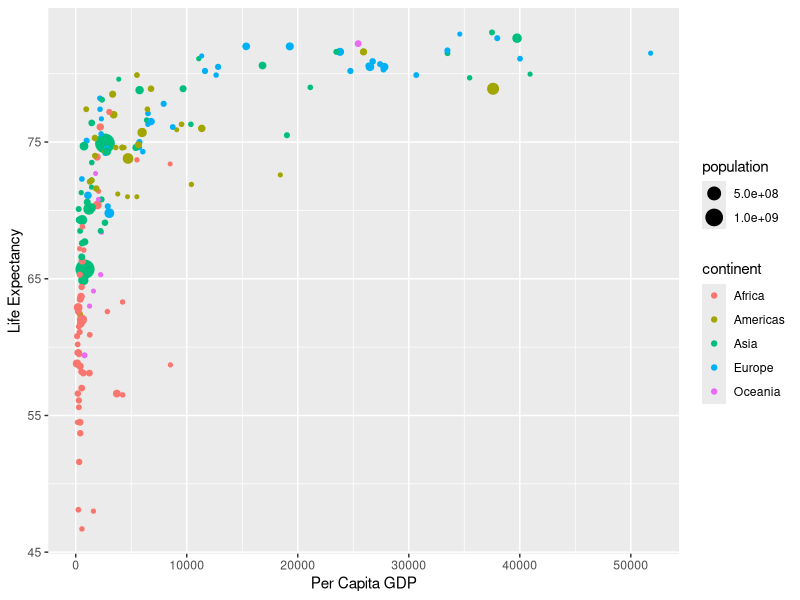
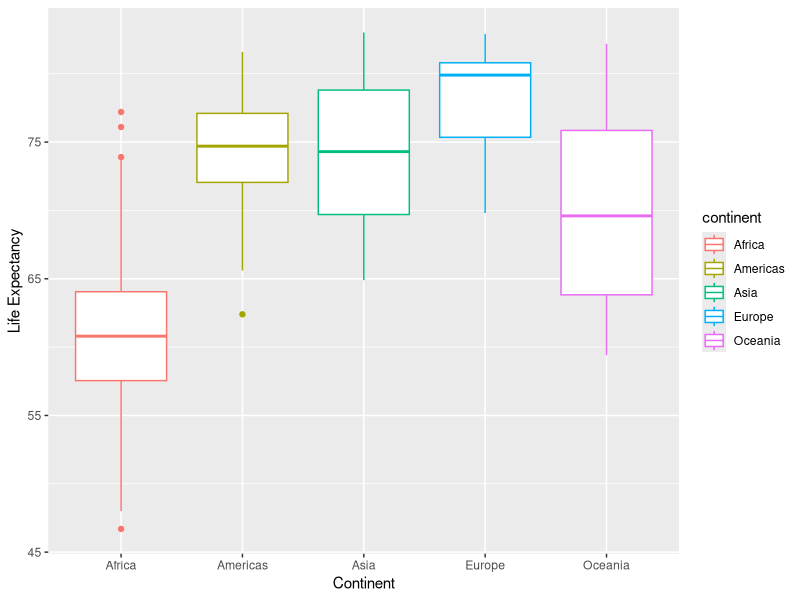

Write the R code that produced these figures, in order.
## ---- chunk 1
knitr::opts_chunk$set(echo = TRUE)
## ---- chunk 2
library(dslabs)
library(tidyverse)
gapminder
## ---- chunk 3
gap2011 <- gapminder %>%
  as_tibble() %>%
  filter(year == 2011)
## ---- chunk 4
ggplot(data=gap2011, aes(x=gdp/population, y=life_expectancy, size=population, color=continent)) +
  geom_point() +
  xlab("Per Capita GDP") +
  ylab("Life Expectancy")
## ---- chunk 5
ggplot(data = gap2011, aes(x = continent, y = life_expectancy)) +
  geom_boxplot(aes(color=continent)) +
  xlab("Continent") +
  ylab("Life Expectancy")
